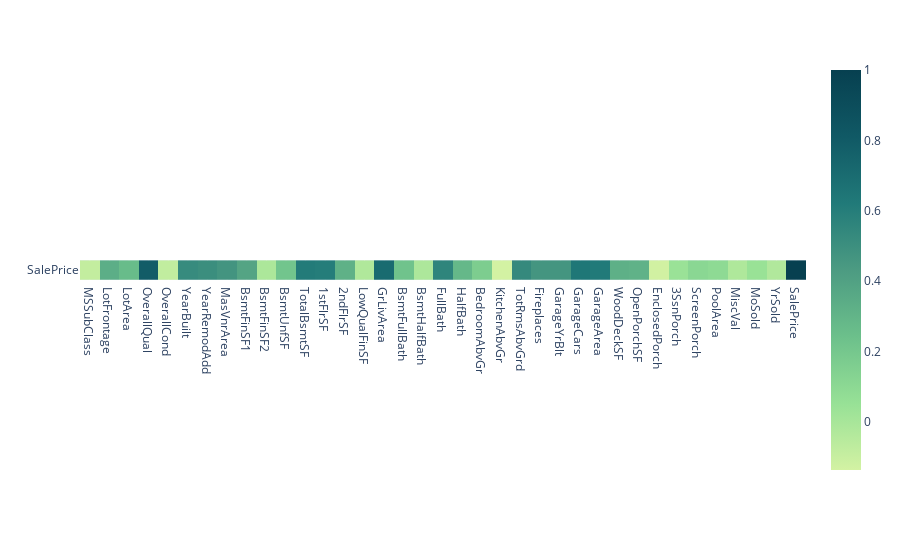

Notebook code for this chart:
### Code cell
px.imshow(df[numeric_features].corr()[["SalePrice"]].T, color_continuous_scale=cm)

### Figure 1 — Plotly figure (JSON) as saved in the notebook; plotly's stock layout.template omitted (floating-point values rounded to 4 significant figures)
{"data": [{"coloraxis": "coloraxis", "hovertemplate": "x: %{x}<br>y: %{y}<br>color: %{z}<extra></extra>", "name": "0", "type": "heatmap", "x": ["MSSubClass", "LotFrontage", "LotArea", "OverallQual", "OverallCond", "YearBuilt", "YearRemodAdd", "MasVnrArea", "BsmtFinSF1", "BsmtFinSF2", "BsmtUnfSF", "TotalBsmtSF", "1stFlrSF", "2ndFlrSF", "LowQualFinSF", "GrLivArea", "BsmtFullBath", "BsmtHalfBath", "FullBath", "HalfBath", "BedroomAbvGr", "KitchenAbvGr", "TotRmsAbvGrd", "Fireplaces", "GarageYrBlt", "GarageCars", "GarageArea", "WoodDeckSF", "OpenPorchSF", "EnclosedPorch", "3SsnPorch", "ScreenPorch", "PoolArea", "MiscVal", "MoSold", "YrSold", "SalePrice"], "xaxis": "x", "y": ["SalePrice"], "yaxis": "y", "z": [[-0.08428, 0.3345, 0.2638, 0.791, -0.07786, 0.5229, 0.5071, 0.4726, 0.3864, -0.01138, 0.2145, 0.6136, 0.6059, 0.3193, -0.02561, 0.7086, 0.2271, -0.01684, 0.5607, 0.2841, 0.1682, -0.1359, 0.5337, 0.4669, 0.4691, 0.6404, 0.6234, 0.3244, 0.3159, -0.1286, 0.04458, 0.1114, 0.0924, -0.02119, 0.04643, -0.02892, 1]]}], "layout": {"coloraxis": {"colorscale": [[0, "rgb(211, 242, 163)"], [0.1667, "rgb(151, 225, 150)"], [0.3333, "rgb(108, 192, 139)"], [0.5, "rgb(76, 155, 130)"], [0.6667, "rgb(33, 122, 121)"], [0.8333, "rgb(16, 89, 101)"], [1, "rgb(7, 64, 80)"]]}, "margin": {"t": 60}, "xaxis": {"anchor": "y", "constrain": "domain", "domain": [0, 1], "scaleanchor": "y"}, "yaxis": {"anchor": "x", "autorange": "reversed", "constrain": "domain", "domain": [0, 1]}}}
